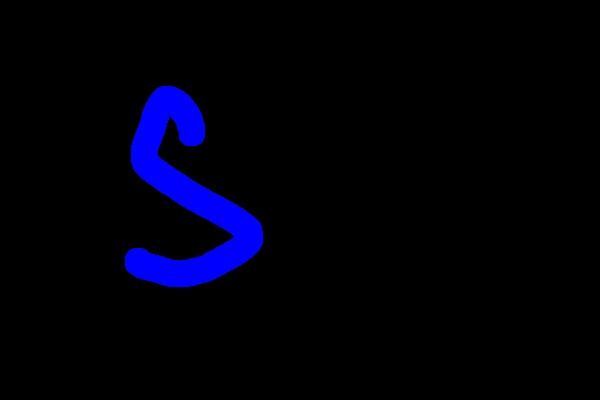
#> input picture HandWritingPage/img/large_img.jpg, 600 x 400 px
$ python -i Chapter03.py   (imports and definitions only)   (older library calls are emulated)
#> lines starting #> are read from the running program, lines starting #| are printed output that depends on the picture
#> further down, picture is the input picture: shape (400, 600, 3); mean B, G, R 11.3, 0.1, 0.1
import numpy as np
import cv2

L = 256

# [206 lines left out: functions Negative, Logarit, Power, PiecewiseLinear, Histogram, HistEqual and 8 more, not called in this run]

def Gradient(imgin):
    sobel_x = np.array([[-1,-2,-1],[0,0,0],[1,2,1]])
    sobel_y = np.array([[-1,0,1],[-2,0,2],[-1,0,1]])

    # Đạo hàm cấp 1 theo hướng x
    mygx = cv2.filter2D(imgin, cv2.CV_32FC1, sobel_x)
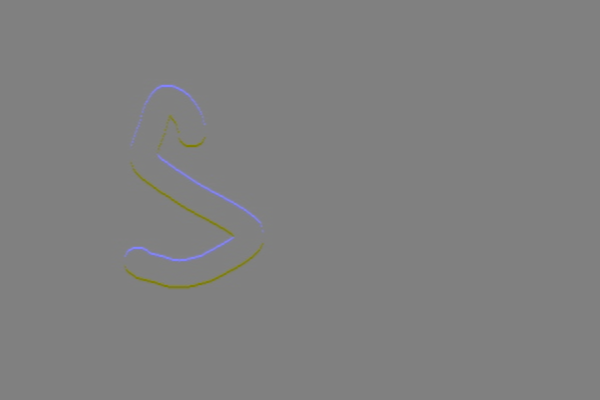
#> mygx: shape (400, 600, 3) float32; mean B, G, R 0, 0, 0; drawn with min black and max white
    # Đạo hàm cấp 1 theo hướng y
    mygy = cv2.filter2D(imgin, cv2.CV_32FC1, sobel_y)

    # Lưu ý: cv2.Sobel có hướng x nằm ngang
    # ngược lại với sách Digital Image Processing
    gx = cv2.Sobel(imgin,cv2.CV_32FC1, dx = 1, dy = 0)
    gy = cv2.Sobel(imgin,cv2.CV_32FC1, dx = 0, dy = 1)

    imgout = abs(gx) + abs(gy)
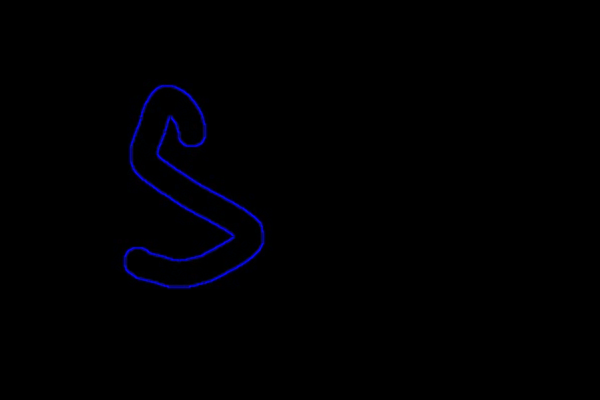
#> imgout: shape (400, 600, 3) float32; mean B, G, R 9.4, 0.6, 0.7; drawn with min black and max white
    imgout = np.clip(imgout, 0, L-1)
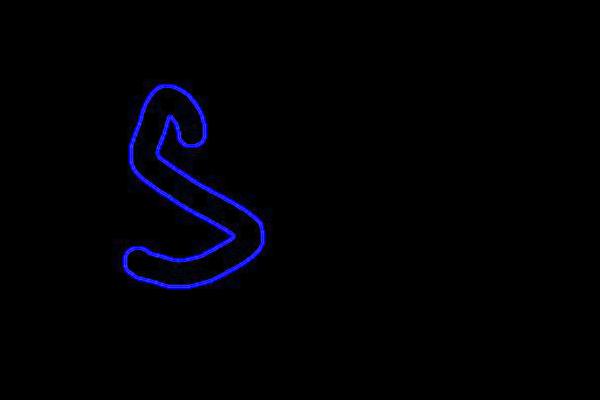
#> imgout: shape (400, 600, 3) float32; mean B, G, R 4.7, 0.6, 0.7
    imgout = imgout.astype(np.uint8)
    return imgout

>>> import cv2
>>> picture = cv2.imread('../HandWritingPage/img/large_img.jpg')
>>> result = Gradient(picture)
